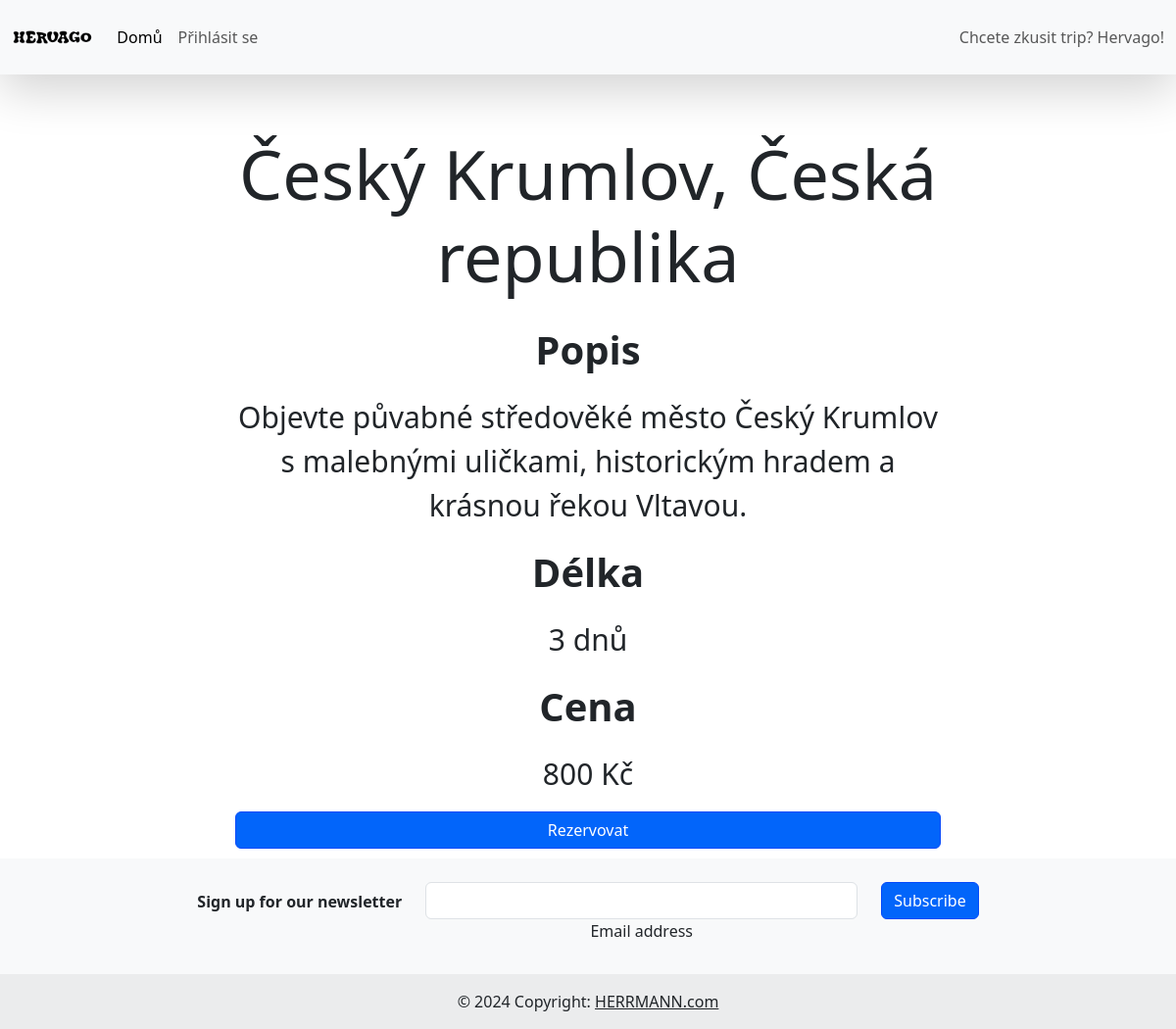
The app's page /trip.php?id=1 with its own data.
### tables this page shows
CREATE TABLE Trip(
                     id int primary key auto_increment,
                     destination varchar(100) not null,
                     description text,
                     length_days int,
                     price int
);

### trip.php (the view, shortened to what this page needs)
<?php
include './scripts/connection.php';
if (isset($_GET['id'])) {
    $trip_id = intval($_GET['id']);
    $sql = "SELECT destination, description, length_days, price FROM Trip WHERE id = ?";
    $stmt = $conn->prepare($sql);
    $stmt->bind_param("i", $trip_id);
    $stmt->execute();
    $result = $stmt->get_result();
    if ($result->num_rows > 0) {
        $trip = $result->fetch_assoc();
    } else {
        echo "<script>alert('Trip not found'); window.location.href='index.php';</script>";
    }
} else {
    echo "<script>alert('Invalid request'); window.location.href='index.php';</script>";
}
?>
<!doctype html>
<html lang="en">
<head>
    <link href="https://cdn.jsdelivr.net/npm/bootstrap@5.3.3/dist/css/bootstrap.min.css" rel="stylesheet">
    <link rel="stylesheet" href="style.css">
</head>
<body>
<?php include 'navbar.php'?>
<div class="container d-flex justify-content-center align-items-center" style="height: 100vh">
    <div class="container mt-5" >
        <div class="row justify-content-center">
            <div class="col-lg-8 col-md-10 col-sm-12">
                <h3 class="text-center mb-4" style="font-size: 70px"><?php echo htmlspecialchars($trip['destination']); ?></h3>
                <p class="text-center fs-1" style="font-weight: bold">Popis</p>
                <p style="font-size: 30px" class="text-center"><?php echo htmlspecialchars($trip['description']); ?></p>
                <p class="text-center fs-1" style="font-weight: bold">Délka</p>
                <p class="text-center" style="font-size: 30px"><?php echo htmlspecialchars($trip['length_days']); ?> dnů</p>
                <p class="text-center fs-1" style="font-weight: bold">Cena</p>
                <p class="text-center" style="font-size: 30px"><?php echo htmlspecialchars($trip['price']); ?> Kč</p>
                <form method="post">
                    <div class="d-grid gap-2">
                        <button type="submit" class="btn btn-primary" name="reserve">Rezervovat</button>
                    </div>
                </form>
            </div>
        </div>
    </div>
</div>
<?php include 'footer.php'?>
</body>
</html>

### style.css (style rules this page uses)
.btn-primary { background-color: #0265fa !important; border-color: #0449fa !important; }

### records on screen
trip: destination "Český Krumlov, Česká republika", description "Objevte půvabné středověké město Český Krumlov s malebnými uličkami, historickým hradem a krásnou řekou Vltavou.", length_days "3", price "800"
